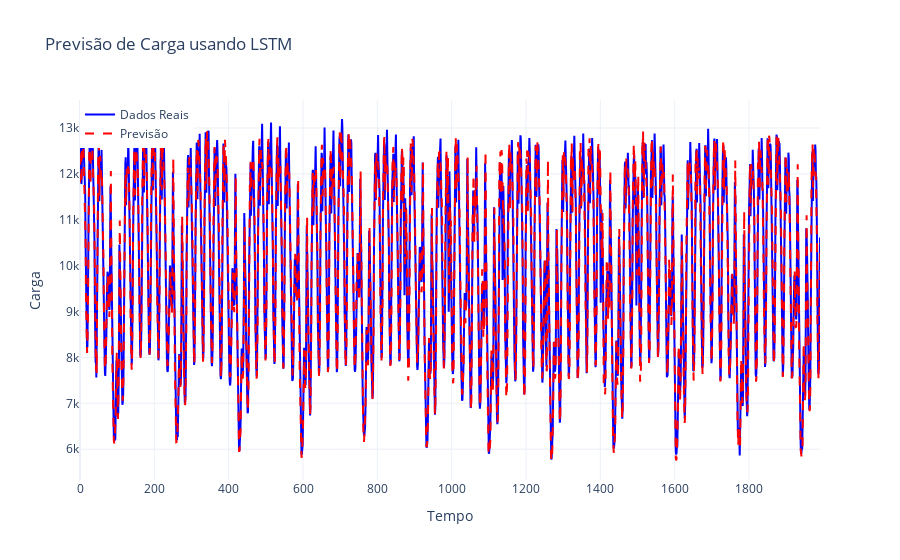

Here is the notebook cell this chart was saved with:
### Code cell
import plotly.graph_objects as go

# Criar figura
fig = go.Figure()

# Adicionar linha dos dados reais
fig.add_trace(go.Scatter(
    y=Y_test_real.flatten(),
    mode='lines',
    name='Dados Reais',
    line=dict(color='blue')
))

# Adicionar linha das previsões
fig.add_trace(go.Scatter(
    y=previsoes.flatten(),
    mode='lines',
    name='Previsão',
    line=dict(color='red', dash='dash')
))

# Configurar layout do gráfico
fig.update_layout(
    title='Previsão de Carga usando LSTM',
    xaxis_title='Tempo',
    yaxis_title='Carga',
    legend=dict(x=0, y=1),
    template='plotly_white',
)

# Mostrar gráfico interativo
fig.show()

### Figure 1 — Plotly figure (JSON) as saved in the notebook; plotly's stock layout.template omitted (floating-point values rounded to 4 significant figures; data arrays with more than 128 entries replaced by an {"elided": "..."} marker saying what was removed)
{"data": [{"line": {"color": "blue"}, "mode": "lines", "name": "Dados Reais", "type": "scatter", "y": {"elided": "1992 float values"}}, {"line": {"color": "red", "dash": "dash"}, "mode": "lines", "name": "Previsão", "type": "scatter", "y": {"elided": "1992 float values"}}], "layout": {"legend": {"x": 0, "y": 1}, "title": {"text": "Previsão de Carga usando LSTM"}, "xaxis": {"title": {"text": "Tempo"}}, "yaxis": {"title": {"text": "Carga"}}}}
